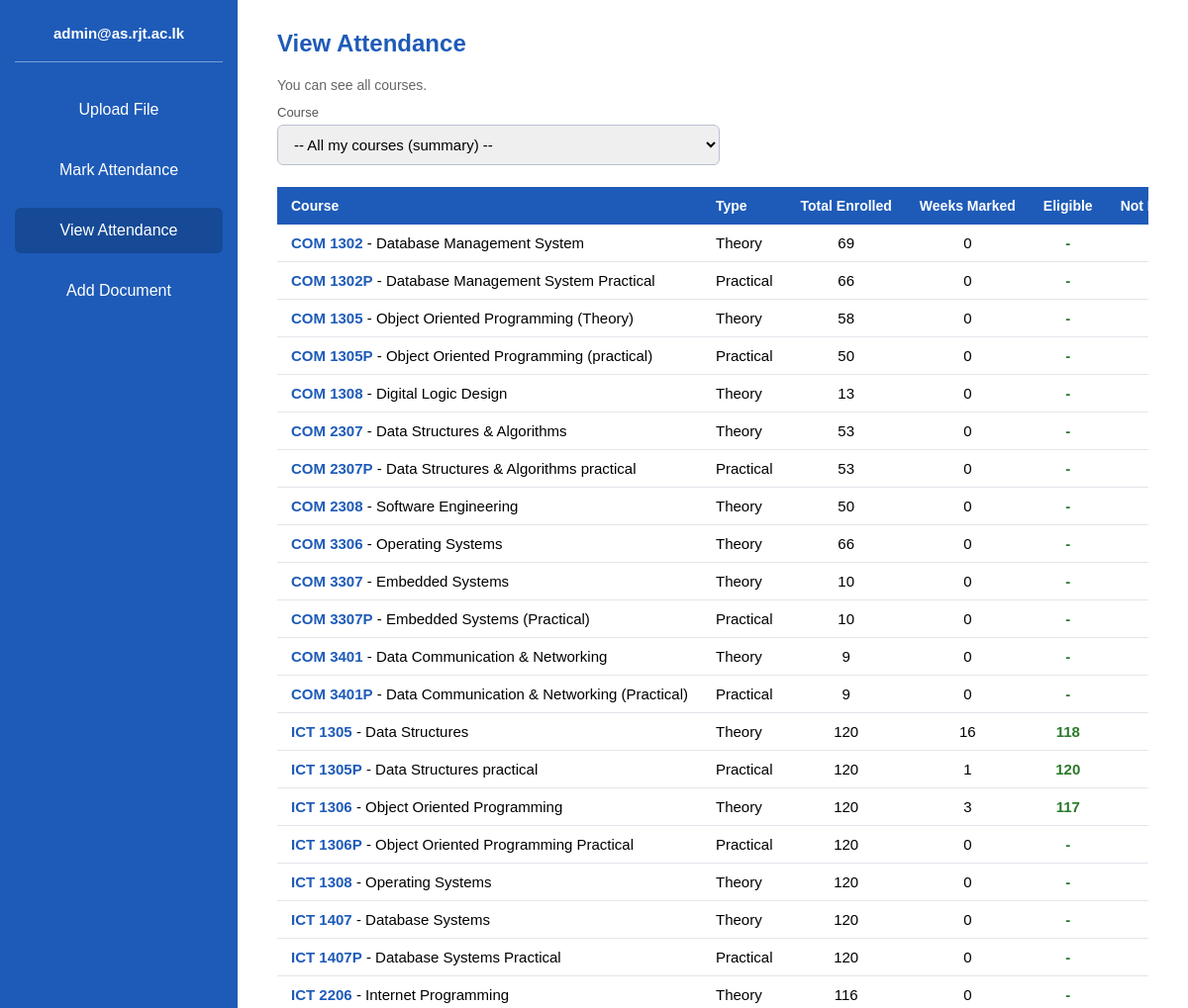
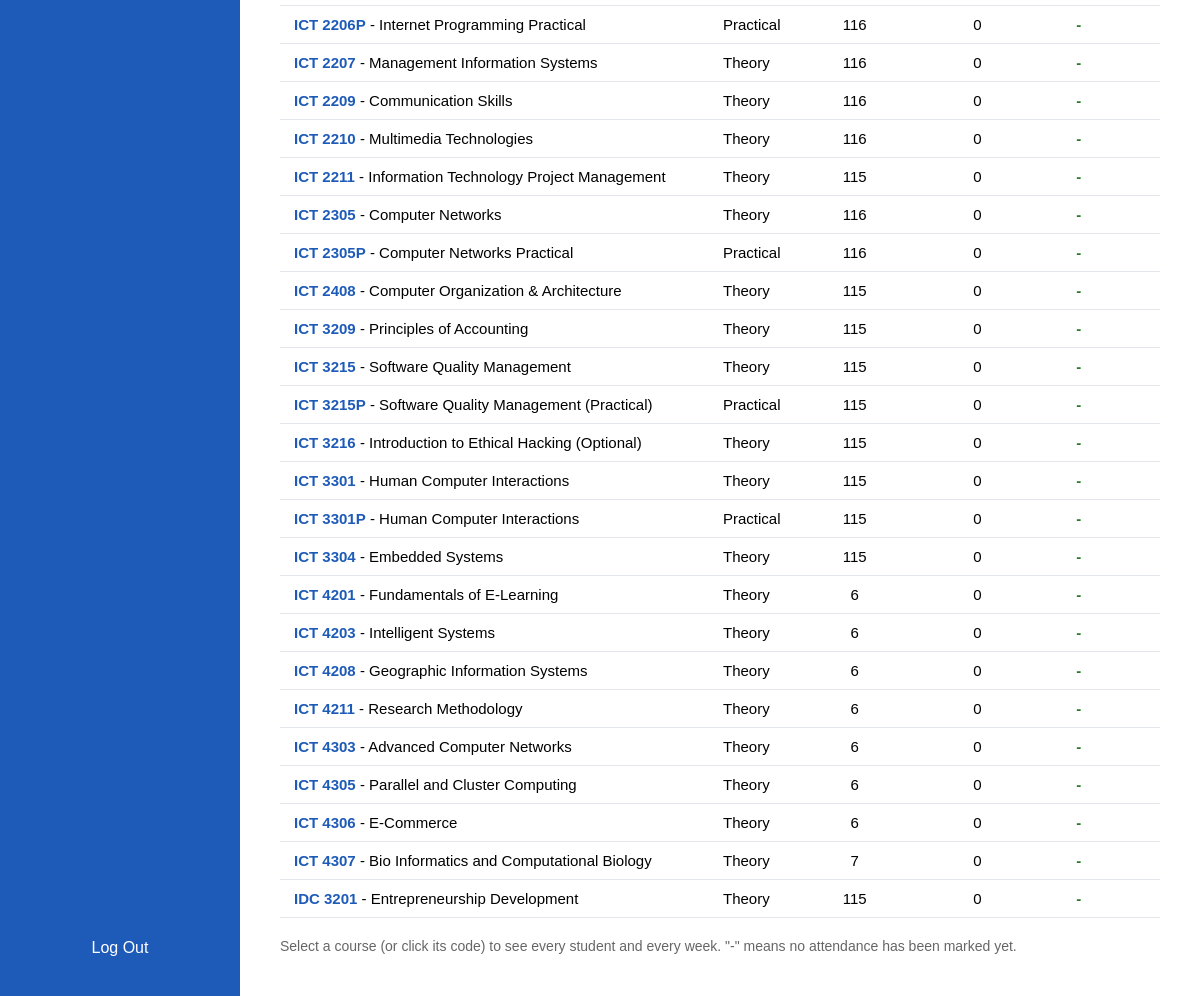
Screenshot of /viewattendance.php (signed in) with the database file from the repository (2 pictures, top to bottom).
### tables this page shows
CREATE TABLE IF NOT EXISTS `course` (
  `CourseCode` varchar(50) NOT NULL,
  `Course_Name` varchar(255) NOT NULL,
  `Lecturer_Staff_Id` varchar(50) DEFAULT NULL,
  PRIMARY KEY (`CourseCode`),
  KEY `Lecturer_Staff_Id` (`Lecturer_Staff_Id`)
);

### viewattendance.php (the view, shortened to what this page needs)
<?php
$superUsers = ['admin@as.rjt.ac.lk', 'hod@as.rjt.ac.lk'];
$userEmail = $_SESSION['email'];
$role      = $_SESSION['role'] ?? '';
$isAdmin   = in_array(strtolower($userEmail), $superUsers, true) || $role === 'admin';
$username  = $userEmail;
$dbHost = 'localhost'; $dbName = '2026_secondsem'; $dbUser = 'root'; $dbPass = '';
$warn      = '';
$courses   = [];
$summary   = [];
$students  = [];
$markedWeeks = [];
$required  = null;
$maxDocs   = null;
$staff     = null;
$isHod     = false;
$canSeeAll = $isAdmin;
$course = trim($_GET['course'] ?? '');
function findCol($cols, $pattern, $default = null) {
    foreach ($cols as $c) {
        if (preg_match($pattern, $c)) return $c;
    }
    return $default;
}
function isPracticalCode($code) {
    return (bool)preg_match('/\d{4}\s*P$/i', trim($code));
}
function documentId($course, $reg, $weekNo, $letter) {
    if (!preg_match('/\d+/', $course, $cm) || !preg_match('/(\d+)\D*$/', $reg, $rm)) return '';
    $last3 = substr(str_pad($rm[1], 3, '0', STR_PAD_LEFT), -3);
    return $cm[0] . $last3 . (int)$weekNo . $letter;
}
function attendanceLabel($status, $course, $reg, $weekNo, $docs) {
    if ($status === 1) return ['Present', 'present'];
    foreach (['M' => ['Medical', 'medical'], 'E' => ['Excuse', 'excuse']] as $letter => $info) {
        $id = documentId($course, $reg, $weekNo, $letter);
        if ($id !== '' && isset($docs[$id]) && strcasecmp(trim($docs[$id]), trim($reg)) === 0) return $info;
    }
    return ['Absent', 'absent'];
}
function courseWeeks($weeksOf, $code) {
    $w = array_keys($weeksOf[$code] ?? []);
    sort($w);
    return $w;
}
function studentReport($code, $reg, $weeks, $att, $docs, $required, $maxDocs) {
    $cells = []; $present = 0; $absent = 0; $docWeeks = 0;
    foreach ($weeks as $w) {
        $status = ($att[$code][$reg][$w] ?? 0) === 1 ? 1 : 0;
        $lab    = attendanceLabel($status, $code, $reg, $w, $docs);
        $counted = true;
        if ($lab[1] === 'present') {
            $present++;
        } elseif ($lab[1] === 'medical' || $lab[1] === 'excuse') {
            $docWeeks++;
        } else {
            $absent++;
        }
        $cells[$w] = ['label' => $lab[0], 'class' => $lab[1], 'counted' => $counted];
    }
    $counted = ($maxDocs === null) ? $docWeeks : min($docWeeks, $maxDocs);
    $n       = count($weeks);
    $percent = $n > 0 ? (($present + $counted) / $n) * 100 : 0;
    return [
        'cells'    => $cells,
        'present'  => $present,
        'absent'   => $absent,
        'docs'     => $docWeeks,
        'counted'  => $counted,
        'percent'  => $percent,
        'eligible' => ($required !== null && $n > 0) ? (round($percent, 2) >= $required) : null,
    ];
}
try {
    $pdo = new PDO("mysql:host=$dbHost;dbname=$dbName;charset=utf8mb4", $dbUser, $dbPass, [PDO::ATTR_ERRMODE => PDO::ERRMODE_EXCEPTION]);
    $canSeeAll = $isAdmin || $isHod;
    $attCols = $pdo->query('SHOW COLUMNS FROM attendance')->fetchAll(PDO::FETCH_COLUMN);
    $col = [
        'reg'    => findCol($attCols, '/reg/i'),
        'course' => findCol($attCols, '/course/i'),
        'week'   => findCol($attCols, '/week/i'),
        'status' => findCol($attCols, '/status/i'),
    ];
    try {
        $calcCols = $pdo->query('SHOW COLUMNS FROM calculation')->fetchAll(PDO::FETCH_COLUMN);
        $pctCol = findCol($calcCols, '/percent/i');
        $docCol = findCol($calcCols, '/doc/i');
        if ($pctCol !== null && $docCol !== null) {
            $row = $pdo->query("SELECT `$pctCol` AS p, `$docCol` AS d FROM calculation LIMIT 1")->fetch(PDO::FETCH_ASSOC);
            if ($row && $row['p'] !== null && $row['d'] !== null) {
                $required = (float)$row['p'];
                $maxDocs  = (int)$row['d'];
            }
        }
    } catch (PDOException $e) {
        $warn = 'The calculation table could not be read: ' . $e->getMessage();
    }
    $courseCols = $pdo->query('SHOW COLUMNS FROM course')->fetchAll(PDO::FETCH_COLUMN);
    $cCode = findCol($courseCols, '/code/i', $courseCols[0]);
    $cName = findCol($courseCols, '/name/i');
    $select = "SELECT `$cCode` AS code" . ($cName ? ", `$cName` AS cname" : ", '' AS cname") . " FROM course";
    if ($canSeeAll) {
        $courses = $pdo->query("$select ORDER BY `$cCode`")->fetchAll(PDO::FETCH_ASSOC);
    } else {
        $cq = $pdo->prepare("$select WHERE `$cCode` IN (SELECT `Subject` FROM academic_staff_subject WHERE `staff_id` = ?) ORDER BY `$cCode`");
        $cq->execute([$staff['staff_Id']]);
        $courses = $cq->fetchAll(PDO::FETCH_ASSOC);
    }
    $visible = array_map('trim', array_column($courses, 'code'));
    $enrolled = [];
    foreach ($pdo->query('SELECT CourseCode, Registration_Number FROM attends')->fetchAll(PDO::FETCH_ASSOC) as $r) {
        $c = trim($r['CourseCode']);
        if (in_array($c, $visible, true)) $enrolled[$c][trim($r['Registration_Number'])] = true;
    }
    $att = []; $weeksOf = [];
    $q = $pdo->query("SELECT `{$col['reg']}` AS reg, `{$col['course']}` AS course, `{$col['week']}` AS wk, `{$col['status']}` AS st FROM attendance");
    foreach ($q->fetchAll(PDO::FETCH_ASSOC) as $r) {
        $c = trim($r['course']);
        $w = (int)$r['wk'];
        $att[$c][trim($r['reg'])][$w] = ((int)$r['st'] === 1) ? 1 : 0;
        $weeksOf[$c][$w] = true;
    }
    $docs = [];
    try {
        foreach ($pdo->query('SELECT Document_Id, Registration_Number FROM document')->fetchAll(PDO::FETCH_ASSOC) as $d) {
            $docs[$d['Document_Id']] = trim($d['Registration_Number']);
        }
    } catch (PDOException $e) {
        $warn .= ($warn ? ' ' : '') . 'The document table could not be read, so Medical / Excuse is not shown: ' . $e->getMessage();
    }
    if ($course === '') {
        foreach ($courses as $c) {
            $code  = trim($c['code']);
            $regs  = array_keys($enrolled[$code] ?? []);
            $weeks = courseWeeks($weeksOf, $code);
            $el = 0; $in = 0;
            if ($weeks && $required !== null) {
                foreach ($regs as $reg) {
                    $rep = studentReport($code, $reg, $weeks, $att, $docs, $required, $maxDocs);
                    if ($rep['eligible']) $el++; else $in++;
                }
            }
            $summary[] = [
                'code' => $code, 'name' => $c['cname'], 'type' => isPracticalCode($code) ? 'Practical' : 'Theory',
                'enrolled' => count($regs), 'weeks' => count($weeks),
                'eligible' => ($weeks && $required !== null) ? $el : null,
                'ineligible' => ($weeks && $required !== null) ? $in : null,
            ];
        }
    }
} catch (PDOException $e) {
    $message = 'Database error: ' . $e->getMessage();
    $type    = 'error';
}
?>
<!DOCTYPE html>
<html lang="en">
<head>
</head>
<body>
    <div class="left">
        <div class="username"><?= htmlspecialchars($username) ?></div>
        <div class="menu">
            <?php if ($isAdmin): ?>
                <a href="uploadfile.php" class="btn">Upload File</a>
                <a href="markattendance.php" class="btn">Mark Attendance</a>
            <?php else: ?>
                <a href="dashboard.php" class="btn">Dashboard</a>
                <a href="lecmark.php" class="btn">Mark Attendance</a>
            <?php endif; ?>
            <a href="viewattendance.php" class="btn active">View Attendance</a>
            <a href="document.php" class="btn">Add Document</a>
        </div>
        <div class="logout">
            <a href="<?= $isAdmin ? 'admin.php' : 'dashboard.php' ?>?logout=1" class="btn">Log Out</a>
        </div>
    </div>
    <div class="right">
        <h2>View Attendance</h2>
        <p class="note">
            <?= $canSeeAll ? 'You can see all courses.' : 'You can see only the courses you teach.' ?>
        </p>
        <form method="get" action="viewattendance.php" class="filters">
            <div>
                <label for="course">Course</label>
                <select name="course" id="course" onchange="this.form.submit()">
                    <option value="">-- All my courses (summary) --</option>
                </select>
            </div>
        </form>
        <?php if (!$courses): ?>
            <p class="note"><?= $canSeeAll ? 'No courses found.' : 'No courses are assigned to your Staff ID.' ?></p>
        <?php elseif ($course === ''): ?>
            <div class="scroll">
                <table>
                    <thead>
                        <tr>
                            <th>Course</th>
                            <th>Type</th>
                            <th class="c">Total Enrolled</th>
                            <th class="c">Weeks Marked</th>
                            <th class="c">Eligible</th>
                            <th class="c">Not Eligible</th>
                        </tr>
                    </thead>
                    <tbody>
                        <?php foreach ($summary as $s): ?>
                        <tr>
                            <td>
                                <a class="code" href="viewattendance.php?course=<?= urlencode($s['code']) ?>"><?= htmlspecialchars($s['code']) ?></a>
                                <?= $s['name'] ? ' - ' . htmlspecialchars($s['name']) : '' ?>
                            </td>
                            <td><?= $s['type'] ?></td>
                            <td class="c"><?= (int)$s['enrolled'] ?></td>
                            <td class="c"><?= (int)$s['weeks'] ?></td>
                            <td class="c present"><?= $s['eligible'] === null ? '-' : (int)$s['eligible'] ?></td>
                            <td class="c absent"><?= $s['ineligible'] === null ? '-' : (int)$s['ineligible'] ?></td>
                        </tr>
                        <?php endforeach; ?>
                    </tbody>
                </table>
            </div>
            <p class="note">Select a course (or click its code) to see every student and every week. "-" means no attendance has been marked yet.</p>
        <?php elseif (!$students): ?>
            <p class="note">No students are linked to <?= htmlspecialchars($course) ?>. Upload the student Excel file first.</p>
        <?php elseif (!$markedWeeks): ?>
            <p class="note">No attendance has been marked for <?= htmlspecialchars($course) ?> yet.</p>
        <?php endif; ?>
    </div>
</body>
</html>

### viewattendance.php (style rules this page uses)
* { margin: 0; padding: 0; box-sizing: border-box; }
body { font-family: Arial, Helvetica, sans-serif; height: 100vh; display: flex; background: #fff; }
.left { width: 20%; height: 100vh; background: #1e5bb8; display: flex; flex-direction: column; padding: 25px 15px; }
.username { color: #fff; font-size: 15px; font-weight: bold; text-align: center; padding-bottom: 20px; margin-bottom: 25px; border-bottom: 1px solid rgba(255,255,255,0.4); word-break: break-all; }
.menu { display: flex; flex-direction: column; gap: 15px; }
.btn { display: block; width: 100%; padding: 14px; background: #1e5bb8; color: #fff; border: none; border-radius: 6px; font-size: 16px; text-align: center; text-decoration: none; cursor: pointer; transition: background 0.2s; }
.btn:hover, .btn.active { background: #164a96; }
.logout { margin-top: auto; }
.right { width: 80%; height: 100vh; overflow-y: auto; padding: 30px 40px; background: #fff; }
.right h2 { color: #1e5bb8; margin-bottom: 20px; }
.filters { display: flex; flex-wrap: wrap; gap: 20px; align-items: flex-end; margin-bottom: 22px; }
.filters label { display: block; font-size: 13px; color: #555; margin-bottom: 5px; }
.filters select { padding: 10px 12px; border: 1px solid #b8c1d1; border-radius: 6px; font-size: 15px; min-width: 220px; }
.scroll { overflow-x: auto; }
table { width: 100%; border-collapse: collapse; margin-bottom: 20px; }
th { background: #1e5bb8; color: #fff; text-align: left; padding: 11px 14px; font-size: 14px; white-space: nowrap; }
td { padding: 10px 14px; border-bottom: 1px solid #e3e6ec; font-size: 15px; white-space: nowrap; }
td.c, th.c { text-align: center; }
.present { color: #2a7a2a; font-weight: bold; }
.absent { color: #b02a2a; font-weight: bold; }
a.code { color: #1e5bb8; text-decoration: none; font-weight: bold; }
.note { color: #666; font-size: 14px; margin-bottom: 12px; }

### rows the page displays
course: CourseCode "COM 1302", Course_Name "Database Management System", type "Theory", enrolled "69", weeks "0"
course: CourseCode "COM 1302P", Course_Name "Database Management System Practical", type "Practical", enrolled "66", weeks "0"
course: CourseCode "COM 1305", Course_Name "Object Oriented Programming (Theory)", type "Theory", enrolled "58", weeks "0"
course: CourseCode "COM 1305P", Course_Name "Object Oriented Programming (practical)", type "Practical", enrolled "50", weeks "0"
course: CourseCode "COM 1308", Course_Name "Digital Logic Design", type "Theory", enrolled "13", weeks "0"
course: CourseCode "COM 2307", Course_Name "Data Structures & Algorithms", type "Theory", enrolled "53", weeks "0"
course: CourseCode "COM 2307P", Course_Name "Data Structures & Algorithms practical", type "Practical", enrolled "53", weeks "0"
course: CourseCode "COM 2308", Course_Name "Software Engineering", type "Theory", enrolled "50", weeks "0"
course: CourseCode "COM 3306", Course_Name "Operating Systems", type "Theory", enrolled "66", weeks "0"
course: CourseCode "COM 3307", Course_Name "Embedded Systems", type "Theory", enrolled "10", weeks "0"
course: CourseCode "COM 3307P", Course_Name "Embedded Systems (Practical)", type "Practical", enrolled "10", weeks "0"
course: CourseCode "COM 3401", Course_Name "Data Communication & Networking", type "Theory", enrolled "9", weeks "0"
course: CourseCode "COM 3401P", Course_Name "Data Communication & Networking (Practical)", type "Practical", enrolled "9", weeks "0"
course: CourseCode "ICT 1305", Course_Name "Data Structures", type "Theory", enrolled "120", weeks "16", eligible "118"
course: CourseCode "ICT 1305P", Course_Name "Data Structures practical", type "Practical", enrolled "120", weeks "1", eligible "120"
course: CourseCode "ICT 1306", Course_Name "Object Oriented Programming", type "Theory", enrolled "120", weeks "3", eligible "117"
course: CourseCode "ICT 1306P", Course_Name "Object Oriented Programming Practical", type "Practical", enrolled "120", weeks "0"
course: CourseCode "ICT 1308", Course_Name "Operating Systems", type "Theory", enrolled "120", weeks "0"
course: CourseCode "ICT 1407", Course_Name "Database Systems", type "Theory", enrolled "120", weeks "0"
course: CourseCode "ICT 1407P", Course_Name "Database Systems Practical", type "Practical", enrolled "120", weeks "0"
course: CourseCode "ICT 2206", Course_Name "Internet Programming", type "Theory", enrolled "116", weeks "0"
course: CourseCode "ICT 2206P", Course_Name "Internet Programming Practical", type "Practical", enrolled "116", weeks "0"
course: CourseCode "ICT 2207", Course_Name "Management Information Systems", type "Theory", enrolled "116", weeks "0"
course: CourseCode "ICT 2209", Course_Name "Communication Skills", type "Theory", enrolled "116", weeks "0"
course: CourseCode "ICT 2210", Course_Name "Multimedia Technologies", type "Theory", enrolled "116", weeks "0"
course: CourseCode "ICT 2211", Course_Name "Information Technology Project Management", type "Theory", enrolled "115", weeks "0"
course: CourseCode "ICT 2305", Course_Name "Computer Networks", type "Theory", enrolled "116", weeks "0"
course: CourseCode "ICT 2305P", Course_Name "Computer Networks Practical", type "Practical", enrolled "116", weeks "0"
course: CourseCode "ICT 2408", Course_Name "Computer Organization & Architecture", type "Theory", enrolled "115", weeks "0"
course: CourseCode "ICT 3209", Course_Name "Principles of Accounting", type "Theory", enrolled "115", weeks "0"
course: CourseCode "ICT 3215", Course_Name "Software Quality Management", type "Theory", enrolled "115", weeks "0"
course: CourseCode "ICT 3215P", Course_Name "Software Quality Management (Practical)", type "Practical", enrolled "115", weeks "0"
course: CourseCode "ICT 3216", Course_Name "Introduction to Ethical Hacking (Optional)", type "Theory", enrolled "115", weeks "0"
course: CourseCode "ICT 3301", Course_Name "Human Computer Interactions", type "Theory", enrolled "115", weeks "0"
course: CourseCode "ICT 3301P", Course_Name "Human Computer Interactions", type "Practical", enrolled "115", weeks "0"
course: CourseCode "ICT 3304", Course_Name "Embedded Systems", type "Theory", enrolled "115", weeks "0"
course: CourseCode "ICT 4201", Course_Name "Fundamentals of E-Learning", type "Theory", enrolled "6", weeks "0"
course: CourseCode "ICT 4203", Course_Name "Intelligent Systems", type "Theory", enrolled "6", weeks "0"
course: CourseCode "ICT 4208", Course_Name "Geographic Information Systems", type "Theory", enrolled "6", weeks "0"
course: CourseCode "ICT 4211", Course_Name "Research Methodology", type "Theory", enrolled "6", weeks "0"
course: CourseCode "ICT 4303", Course_Name "Advanced Computer Networks", type "Theory", enrolled "6", weeks "0"
course: CourseCode "ICT 4305", Course_Name "Parallel and Cluster Computing", type "Theory", enrolled "6", weeks "0"
course: CourseCode "ICT 4306", Course_Name "E-Commerce", type "Theory", enrolled "6", weeks "0"
course: CourseCode "ICT 4307", Course_Name "Bio Informatics and Computational Biology", type "Theory", enrolled "7", weeks "0"
course: CourseCode "IDC 3201", Course_Name "Entrepreneurship Development", type "Theory", enrolled "115", weeks "0"

### other values shown
$username "admin@as.rjt.ac.lk"
